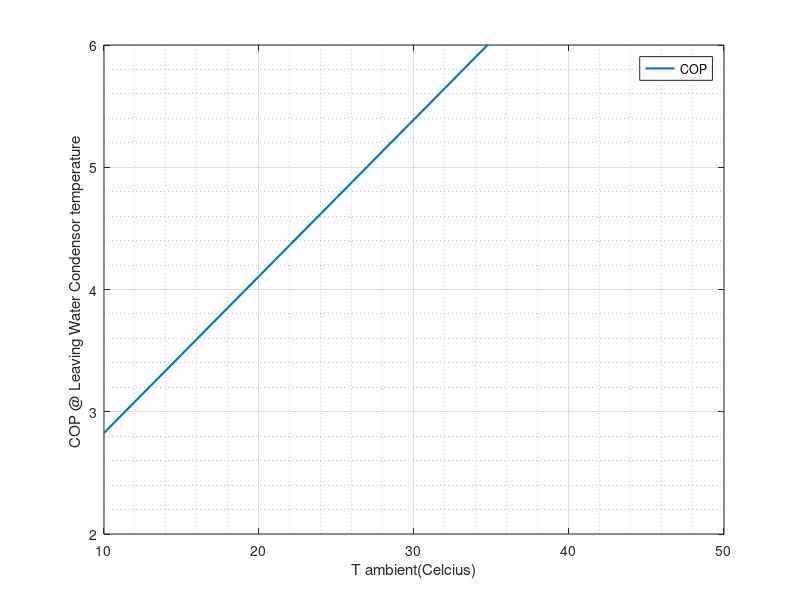

MATLAB code to generate this figure:
%% Parameters
h2 = 114; %Wh/kg
h3 = 126; %Wh/kg
h4 = 69; %Wh/kg
T_flow = 90;
T_source = 50;

T = zeros(40,1);
COP = zeros (40,1);

%% Calculation
%COP = (h3-h4)/(h3-h2);

% if ((T_flow - 90)> 0)
%     COP = COP -(COP*0.025);
% elseif ((T_flow - 90)< 0)
%     COP = COP +(COP*0.025);
% else
% end
% 
% if ((T_source - 25)> 0)
%     COP = COP +(COP*0.027);
% elseif ((T_source - 25)< 0)
%     COP = COP -(COP*0.027);
% else
% end

for i= 1 :1: 40
    T_source = 50-i;
    
    COP(i) = (h3-h4)/(h3-h2);
    
   if ((T_flow - 90)> 0)
        COP(i) = COP(i) -(COP(i)*0.025*abs(T_flow-90));
    elseif ((T_flow - 90)< 0)
        COP(i) = COP(i) +(COP(i)*0.025*abs(T_flow-90));
   end

    if ((T_source - 25)> 0)
        COP(i) = COP(i) +(COP(i)*0.027*abs(T_source-25));
    elseif ((T_source - 25)< 0)
        COP(i) = COP(i) -(COP(i)*0.027*abs(T_source-25));
    end
    
    T(i)= T_source;
end

%% T_source sweep
plot(T,COP,'LineWidth',1.5);
grid on;
grid minor;
legend('COP','Location','northeast');
xlabel('T ambient(Celcius)');
ylabel('COP @ Leaving Water Condensor temperature ');
ylim([2 6]);
xlim([10 50]);